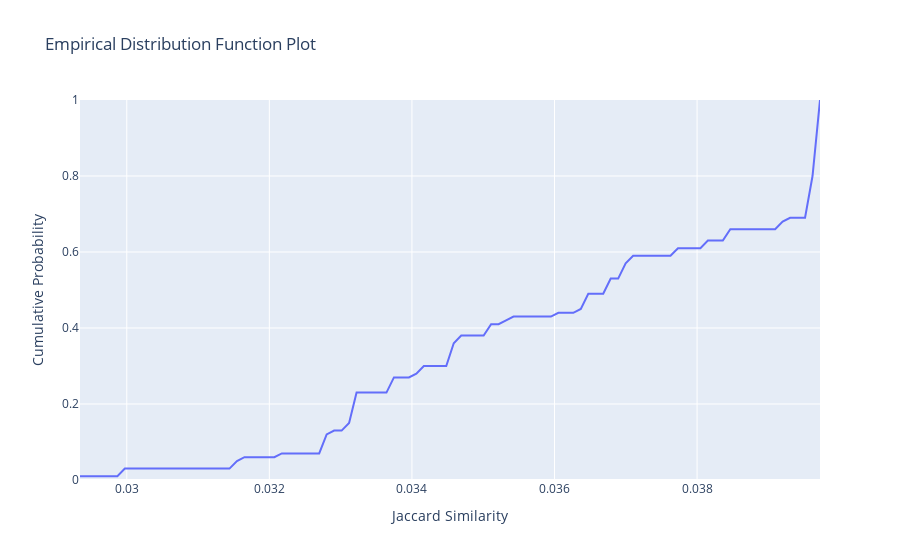
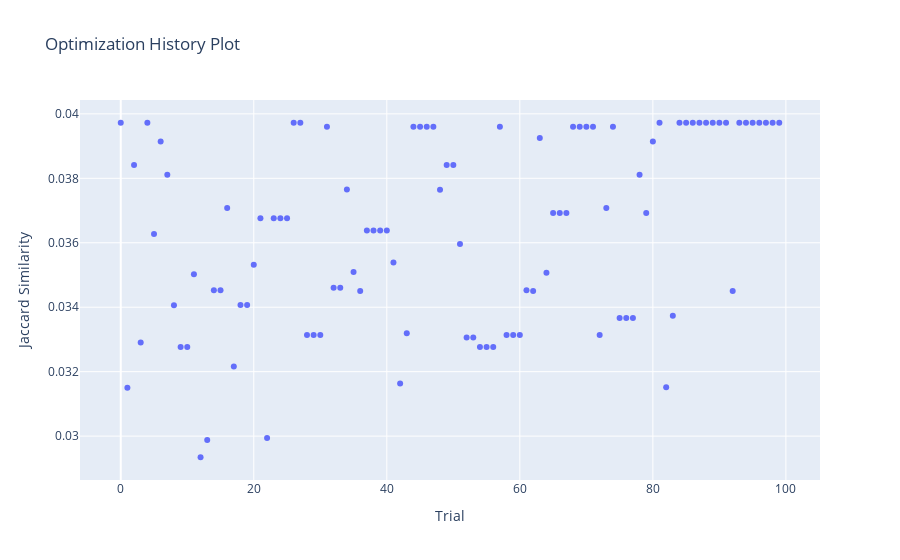
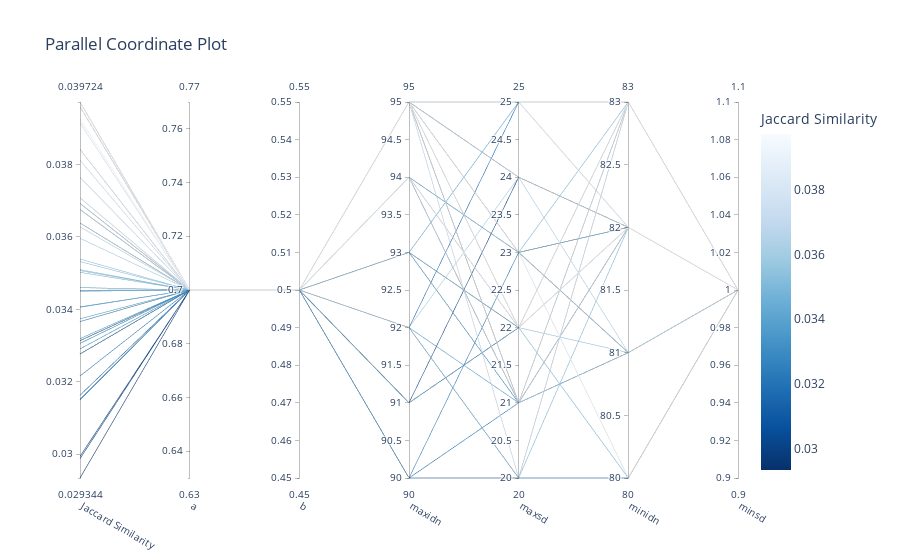
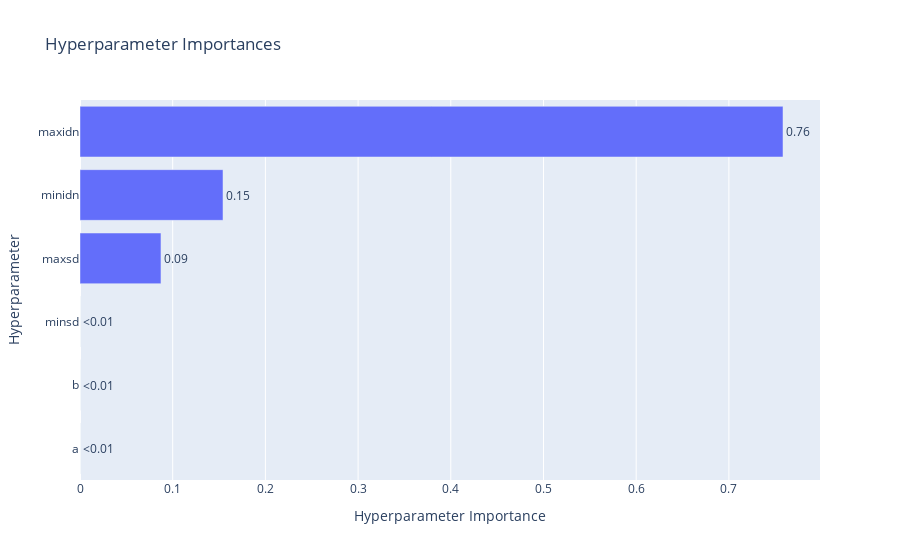

Notebook code cell kept with these figures, in order:
### Code cell
import numpy as np
import pandas as pd

from calisim.data_model import (
    DistributionModel,
    ParameterDataType,
    ParameterSpecification,
)
from calisim.optimisation import OptimisationMethod, OptimisationMethodModel

parameter_spec = ParameterSpecification(
parameters=[
    DistributionModel(
        name="maxidn",
        distribution_name="uniform",
        distribution_args=[90, 95],
        data_type=ParameterDataType.DISCRETE,
    ),
    DistributionModel(
        name="minidn",
        distribution_name="uniform",
        distribution_args=[80, 83],
        data_type=ParameterDataType.DISCRETE,
    ),
    DistributionModel(
        name="maxsd",
        distribution_name="uniform",
        distribution_args=[20, 25],
        data_type=ParameterDataType.DISCRETE,
    ),
    DistributionModel(
        name="minsd",
        distribution_name="uniform",
        distribution_args=[1, 1],
        data_type=ParameterDataType.DISCRETE,
    ),
    DistributionModel(
        name="a",
        distribution_name="uniform",
        distribution_args=[0.7, 0.9],
        data_type=ParameterDataType.CONTINUOUS,
    ),
    DistributionModel(
        name="b",
        distribution_name="uniform",
        distribution_args=[0.5, 0.8],
        data_type=ParameterDataType.CONTINUOUS,
    ),
]
)

def objective(
    parameters: dict, simulation_id: str, observed_data: np.ndarray | None
) -> float | list[float]:
    simulation_parameters = {}
    
    maxidn=parameters["maxidn"]
    minidn=parameters["minidn"]
    maxsd=parameters["maxsd"]
    minsd=parameters["minsd"]
    a=parameters["a"]
    b=parameters["b"]

    p=simulation_id
    cmd = f"tegenomesimulator -M {M} -p {p} -c {c} -r {r} -o {o} -a {a} -b {b} -i {i} -m {m} -n {n} --maxidn {maxidn} --minidn {minidn} --maxsd {maxsd} --minsd {minsd} -s {seed}"
    Popen(cmd, shell=True, stdout=subprocess.DEVNULL, stderr=subprocess.DEVNULL).wait()
    
    genome_sequence_path = f"{o}/TEgenomeSimulator_{p}_result/{p}_genome_sequence_out_final.fasta"

    mh = MinHash(n=0, ksize=ksize, scaled=scaled, track_abundance=track_abundance, seed=seed)
    for record in SeqIO.parse(genome_sequence_path, "fasta"):
        mh.add_sequence(str(record.seq), force=True)
    encoded_genome_sequence = sig.SourmashSignature(mh, name=p)
    similarity = encoded_genome_sequence.similarity(reference_encoded_genome_sequence)

    return similarity

specification = OptimisationMethodModel(
    experiment_name="optuna_optimisation",
    parameter_spec=parameter_spec,
    method="tpes",
    directions=["maximize"],
    output_labels=["Jaccard Similarity"],
    n_iterations=100,
    n_jobs=4,
    method_kwargs=dict(n_startup_trials=1),
)

calibrator = OptimisationMethod(
    calibration_func=objective, specification=specification, engine="optuna"
)

calibrator.specify().execute().analyze()

### Figure 1 — Plotly figure (JSON) as saved in the notebook; plotly's stock layout.template omitted (floating-point values rounded to 4 significant figures)
{"data": [{"mode": "lines", "name": "optuna_optimisation", "type": "scatter", "x": [0.02934, 0.02945, 0.02955, 0.02966, 0.02976, 0.02987, 0.02997, 0.03008, 0.03018, 0.03029, 0.03039, 0.0305, 0.0306, 0.03071, 0.03081, 0.03092, 0.03102, 0.03113, 0.03123, 0.03134, 0.03144, 0.03155, 0.03165, 0.03176, 0.03186, 0.03197, 0.03207, 0.03217, 0.03228, 0.03238, 0.03249, 0.03259, 0.0327, 0.0328, 0.03291, 0.03301, 0.03312, 0.03322, 0.03333, 0.03343, 0.03354, 0.03364, 0.03375, 0.03385, 0.03396, 0.03406, 0.03417, 0.03427, 0.03438, 0.03448, 0.03459, 0.03469, 0.0348, 0.0349, 0.03501, 0.03511, 0.03522, 0.03532, 0.03543, 0.03553, 0.03563, 0.03574, 0.03584, 0.03595, 0.03605, 0.03616, 0.03626, 0.03637, 0.03647, 0.03658, 0.03668, 0.03679, 0.03689, 0.037, 0.0371, 0.03721, 0.03731, 0.03742, 0.03752, 0.03763, 0.03773, 0.03784, 0.03794, 0.03805, 0.03815, 0.03826, 0.03836, 0.03847, 0.03857, 0.03868, 0.03878, 0.03889, 0.03899, 0.0391, 0.0392, 0.0393, 0.03941, 0.03951, 0.03962, 0.03972], "y": [0.01, 0.01, 0.01, 0.01, 0.01, 0.01, 0.03, 0.03, 0.03, 0.03, 0.03, 0.03, 0.03, 0.03, 0.03, 0.03, 0.03, 0.03, 0.03, 0.03, 0.03, 0.05, 0.06, 0.06, 0.06, 0.06, 0.06, 0.07, 0.07, 0.07, 0.07, 0.07, 0.07, 0.12, 0.13, 0.13, 0.15, 0.23, 0.23, 0.23, 0.23, 0.23, 0.27, 0.27, 0.27, 0.28, 0.3, 0.3, 0.3, 0.3, 0.36, 0.38, 0.38, 0.38, 0.38, 0.41, 0.41, 0.42, 0.43, 0.43, 0.43, 0.43, 0.43, 0.43, 0.44, 0.44, 0.44, 0.45, 0.49, 0.49, 0.49, 0.53, 0.53, 0.57, 0.59, 0.59, 0.59, 0.59, 0.59, 0.59, 0.61, 0.61, 0.61, 0.61, 0.63, 0.63, 0.63, 0.66, 0.66, 0.66, 0.66, 0.66, 0.66, 0.66, 0.68, 0.69, 0.69, 0.69, 0.8, 1]}], "layout": {"title": {"text": "Empirical Distribution Function Plot"}, "xaxis": {"title": {"text": "Jaccard Similarity"}}, "yaxis": {"range": [0, 1], "title": {"text": "Cumulative Probability"}}}}

### Figure 2 — Plotly figure (JSON) as saved in the notebook; plotly's stock layout.template omitted (floating-point values rounded to 4 significant figures)
{"data": [{"mode": "markers", "name": "Jaccard Similarity", "type": "scatter", "x": [0, 1, 2, 3, 4, 5, 6, 7, 8, 9, 10, 11, 12, 13, 14, 15, 16, 17, 18, 19, 20, 21, 22, 23, 24, 25, 26, 27, 28, 29, 30, 31, 32, 33, 34, 35, 36, 37, 38, 39, 40, 41, 42, 43, 44, 45, 46, 47, 48, 49, 50, 51, 52, 53, 54, 55, 56, 57, 58, 59, 60, 61, 62, 63, 64, 65, 66, 67, 68, 69, 70, 71, 72, 73, 74, 75, 76, 77, 78, 79, 80, 81, 82, 83, 84, 85, 86, 87, 88, 89, 90, 91, 92, 93, 94, 95, 96, 97, 98, 99], "y": [0.03972, 0.0315, 0.03842, 0.03291, 0.03972, 0.03628, 0.03915, 0.03811, 0.03406, 0.03277, 0.03277, 0.03502, 0.02934, 0.02988, 0.03453, 0.03453, 0.03708, 0.03216, 0.03407, 0.03407, 0.03532, 0.03676, 0.02994, 0.03676, 0.03676, 0.03676, 0.03972, 0.03972, 0.03314, 0.03314, 0.03314, 0.0396, 0.0346, 0.0346, 0.03765, 0.0351, 0.0345, 0.03638, 0.03638, 0.03638, 0.03638, 0.03539, 0.03163, 0.03319, 0.0396, 0.0396, 0.0396, 0.0396, 0.03764, 0.03842, 0.03842, 0.03596, 0.03306, 0.03306, 0.03277, 0.03277, 0.03277, 0.0396, 0.03314, 0.03314, 0.03314, 0.03453, 0.0345, 0.03925, 0.03507, 0.03692, 0.03692, 0.03692, 0.0396, 0.0396, 0.0396, 0.0396, 0.03314, 0.03708, 0.0396, 0.03366, 0.03366, 0.03366, 0.03811, 0.03692, 0.03915, 0.03972, 0.03151, 0.03374, 0.03972, 0.03972, 0.03972, 0.03972, 0.03972, 0.03972, 0.03972, 0.03972, 0.0345, 0.03972, 0.03972, 0.03972, 0.03972, 0.03972, 0.03972, 0.03972]}, {"marker": {"color": "#cccccc"}, "mode": "markers", "name": "Infeasible Trial", "showlegend": false, "type": "scatter", "x": [], "y": []}], "layout": {"title": {"text": "Optimization History Plot"}, "xaxis": {"title": {"text": "Trial"}}, "yaxis": {"title": {"text": "Jaccard Similarity"}}}}

### Figure 3 — Plotly figure (JSON) as saved in the notebook; plotly's stock layout.template omitted (floating-point values rounded to 4 significant figures)
{"data": [{"dimensions": [{"label": "Jaccard Similarity", "range": [0.02934, 0.03972], "values": [0.03972, 0.0315, 0.03842, 0.03291, 0.03972, 0.03628, 0.03915, 0.03811, 0.03406, 0.03277, 0.03277, 0.03502, 0.02934, 0.02988, 0.03453, 0.03453, 0.03708, 0.03216, 0.03407, 0.03407, 0.03532, 0.03676, 0.02994, 0.03676, 0.03676, 0.03676, 0.03972, 0.03972, 0.03314, 0.03314, 0.03314, 0.0396, 0.0346, 0.0346, 0.03765, 0.0351, 0.0345, 0.03638, 0.03638, 0.03638, 0.03638, 0.03539, 0.03163, 0.03319, 0.0396, 0.0396, 0.0396, 0.0396, 0.03764, 0.03842, 0.03842, 0.03596, 0.03306, 0.03306, 0.03277, 0.03277, 0.03277, 0.0396, 0.03314, 0.03314, 0.03314, 0.03453, 0.0345, 0.03925, 0.03507, 0.03692, 0.03692, 0.03692, 0.0396, 0.0396, 0.0396, 0.0396, 0.03314, 0.03708, 0.0396, 0.03366, 0.03366, 0.03366, 0.03811, 0.03692, 0.03915, 0.03972, 0.03151, 0.03374, 0.03972, 0.03972, 0.03972, 0.03972, 0.03972, 0.03972, 0.03972, 0.03972, 0.0345, 0.03972, 0.03972, 0.03972, 0.03972, 0.03972, 0.03972, 0.03972]}, {"label": "a", "range": [0.7, 0.7], "values": [0.7, 0.7, 0.7, 0.7, 0.7, 0.7, 0.7, 0.7, 0.7, 0.7, 0.7, 0.7, 0.7, 0.7, 0.7, 0.7, 0.7, 0.7, 0.7, 0.7, 0.7, 0.7, 0.7, 0.7, 0.7, 0.7, 0.7, 0.7, 0.7, 0.7, 0.7, 0.7, 0.7, 0.7, 0.7, 0.7, 0.7, 0.7, 0.7, 0.7, 0.7, 0.7, 0.7, 0.7, 0.7, 0.7, 0.7, 0.7, 0.7, 0.7, 0.7, 0.7, 0.7, 0.7, 0.7, 0.7, 0.7, 0.7, 0.7, 0.7, 0.7, 0.7, 0.7, 0.7, 0.7, 0.7, 0.7, 0.7, 0.7, 0.7, 0.7, 0.7, 0.7, 0.7, 0.7, 0.7, 0.7, 0.7, 0.7, 0.7, 0.7, 0.7, 0.7, 0.7, 0.7, 0.7, 0.7, 0.7, 0.7, 0.7, 0.7, 0.7, 0.7, 0.7, 0.7, 0.7, 0.7, 0.7, 0.7, 0.7]}, {"label": "b", "range": [0.5, 0.5], "values": [0.5, 0.5, 0.5, 0.5, 0.5, 0.5, 0.5, 0.5, 0.5, 0.5, 0.5, 0.5, 0.5, 0.5, 0.5, 0.5, 0.5, 0.5, 0.5, 0.5, 0.5, 0.5, 0.5, 0.5, 0.5, 0.5, 0.5, 0.5, 0.5, 0.5, 0.5, 0.5, 0.5, 0.5, 0.5, 0.5, 0.5, 0.5, 0.5, 0.5, 0.5, 0.5, 0.5, 0.5, 0.5, 0.5, 0.5, 0.5, 0.5, 0.5, 0.5, 0.5, 0.5, 0.5, 0.5, 0.5, 0.5, 0.5, 0.5, 0.5, 0.5, 0.5, 0.5, 0.5, 0.5, 0.5, 0.5, 0.5, 0.5, 0.5, 0.5, 0.5, 0.5, 0.5, 0.5, 0.5, 0.5, 0.5, 0.5, 0.5, 0.5, 0.5, 0.5, 0.5, 0.5, 0.5, 0.5, 0.5, 0.5, 0.5, 0.5, 0.5, 0.5, 0.5, 0.5, 0.5, 0.5, 0.5, 0.5, 0.5]}, {"label": "maxidn", "range": [90, 95], "values": [95, 92, 95, 90, 95, 92, 95, 95, 93, 93, 93, 93, 90, 90, 94, 94, 94, 90, 94, 94, 95, 95, 91, 95, 95, 95, 95, 95, 94, 94, 94, 94, 92, 92, 95, 95, 95, 95, 95, 95, 95, 95, 91, 93, 94, 94, 94, 94, 94, 95, 95, 95, 93, 93, 93, 93, 93, 94, 94, 94, 94, 94, 95, 95, 95, 95, 95, 95, 94, 94, 94, 94, 94, 94, 94, 91, 91, 91, 95, 95, 95, 95, 92, 92, 95, 95, 95, 95, 95, 95, 95, 95, 95, 95, 95, 95, 95, 95, 95, 95]}, {"label": "maxsd", "range": [20, 25], "values": [22, 20, 21, 23, 22, 24, 25, 25, 25, 22, 22, 22, 23, 20, 23, 23, 21, 21, 21, 21, 21, 24, 24, 24, 24, 24, 22, 22, 22, 22, 22, 22, 20, 20, 20, 20, 23, 23, 23, 23, 23, 22, 22, 22, 22, 22, 22, 22, 21, 21, 21, 21, 21, 21, 22, 22, 22, 22, 22, 22, 22, 23, 23, 23, 23, 22, 22, 22, 22, 22, 22, 22, 22, 21, 22, 22, 22, 22, 25, 22, 25, 22, 25, 21, 22, 22, 22, 22, 22, 22, 22, 22, 23, 22, 22, 22, 22, 22, 22, 22]}, {"label": "minidn", "range": [80, 83], "values": [82, 80, 83, 81, 82, 81, 82, 83, 83, 83, 83, 80, 80, 80, 82, 82, 82, 81, 81, 81, 81, 82, 82, 82, 82, 82, 82, 82, 82, 82, 82, 83, 83, 83, 83, 82, 82, 81, 81, 81, 81, 81, 82, 82, 83, 83, 83, 83, 83, 83, 83, 82, 82, 82, 83, 83, 83, 83, 82, 82, 82, 82, 82, 80, 83, 83, 83, 83, 83, 83, 83, 83, 82, 82, 83, 83, 83, 83, 83, 83, 82, 82, 82, 82, 82, 82, 82, 82, 82, 82, 82, 82, 82, 82, 82, 82, 82, 82, 82, 82]}, {"label": "minsd", "range": [1, 1], "values": [1, 1, 1, 1, 1, 1, 1, 1, 1, 1, 1, 1, 1, 1, 1, 1, 1, 1, 1, 1, 1, 1, 1, 1, 1, 1, 1, 1, 1, 1, 1, 1, 1, 1, 1, 1, 1, 1, 1, 1, 1, 1, 1, 1, 1, 1, 1, 1, 1, 1, 1, 1, 1, 1, 1, 1, 1, 1, 1, 1, 1, 1, 1, 1, 1, 1, 1, 1, 1, 1, 1, 1, 1, 1, 1, 1, 1, 1, 1, 1, 1, 1, 1, 1, 1, 1, 1, 1, 1, 1, 1, 1, 1, 1, 1, 1, 1, 1, 1, 1]}], "labelangle": 30, "labelside": "bottom", "line": {"color": [0.03972, 0.0315, 0.03842, 0.03291, 0.03972, 0.03628, 0.03915, 0.03811, 0.03406, 0.03277, 0.03277, 0.03502, 0.02934, 0.02988, 0.03453, 0.03453, 0.03708, 0.03216, 0.03407, 0.03407, 0.03532, 0.03676, 0.02994, 0.03676, 0.03676, 0.03676, 0.03972, 0.03972, 0.03314, 0.03314, 0.03314, 0.0396, 0.0346, 0.0346, 0.03765, 0.0351, 0.0345, 0.03638, 0.03638, 0.03638, 0.03638, 0.03539, 0.03163, 0.03319, 0.0396, 0.0396, 0.0396, 0.0396, 0.03764, 0.03842, 0.03842, 0.03596, 0.03306, 0.03306, 0.03277, 0.03277, 0.03277, 0.0396, 0.03314, 0.03314, 0.03314, 0.03453, 0.0345, 0.03925, 0.03507, 0.03692, 0.03692, 0.03692, 0.0396, 0.0396, 0.0396, 0.0396, 0.03314, 0.03708, 0.0396, 0.03366, 0.03366, 0.03366, 0.03811, 0.03692, 0.03915, 0.03972, 0.03151, 0.03374, 0.03972, 0.03972, 0.03972, 0.03972, 0.03972, 0.03972, 0.03972, 0.03972, 0.0345, 0.03972, 0.03972, 0.03972, 0.03972, 0.03972, 0.03972, 0.03972], "colorbar": {"title": {"text": "Jaccard Similarity"}}, "colorscale": [[0, "rgb(247,251,255)"], [0.125, "rgb(222,235,247)"], [0.25, "rgb(198,219,239)"], [0.375, "rgb(158,202,225)"], [0.5, "rgb(107,174,214)"], [0.625, "rgb(66,146,198)"], [0.75, "rgb(33,113,181)"], [0.875, "rgb(8,81,156)"], [1, "rgb(8,48,107)"]], "reversescale": true, "showscale": true}, "type": "parcoords"}], "layout": {"title": {"text": "Parallel Coordinate Plot"}}}

### Figure 4 — Plotly figure (JSON) as saved in the notebook; plotly's stock layout.template omitted (floating-point values rounded to 4 significant figures)
{"data": [{"cliponaxis": false, "hovertemplate": ["a (FloatDistribution): 0.0<extra></extra>", "b (FloatDistribution): 0.0<extra></extra>", "minsd (IntDistribution): 0.0<extra></extra>", "maxsd (IntDistribution): 0.08734955225763148<extra></extra>", "minidn (IntDistribution): 0.15427752647837337<extra></extra>", "maxidn (IntDistribution): 0.7583729212639951<extra></extra>"], "name": "Jaccard Similarity", "orientation": "h", "text": ["<0.01", "<0.01", "<0.01", "0.09", "0.15", "0.76"], "textposition": "outside", "type": "bar", "x": [0, 0, 0, 0.08735, 0.1543, 0.7584], "y": ["a", "b", "minsd", "maxsd", "minidn", "maxidn"]}], "layout": {"title": {"text": "Hyperparameter Importances"}, "xaxis": {"title": {"text": "Hyperparameter Importance"}}, "yaxis": {"title": {"text": "Hyperparameter"}}}}
